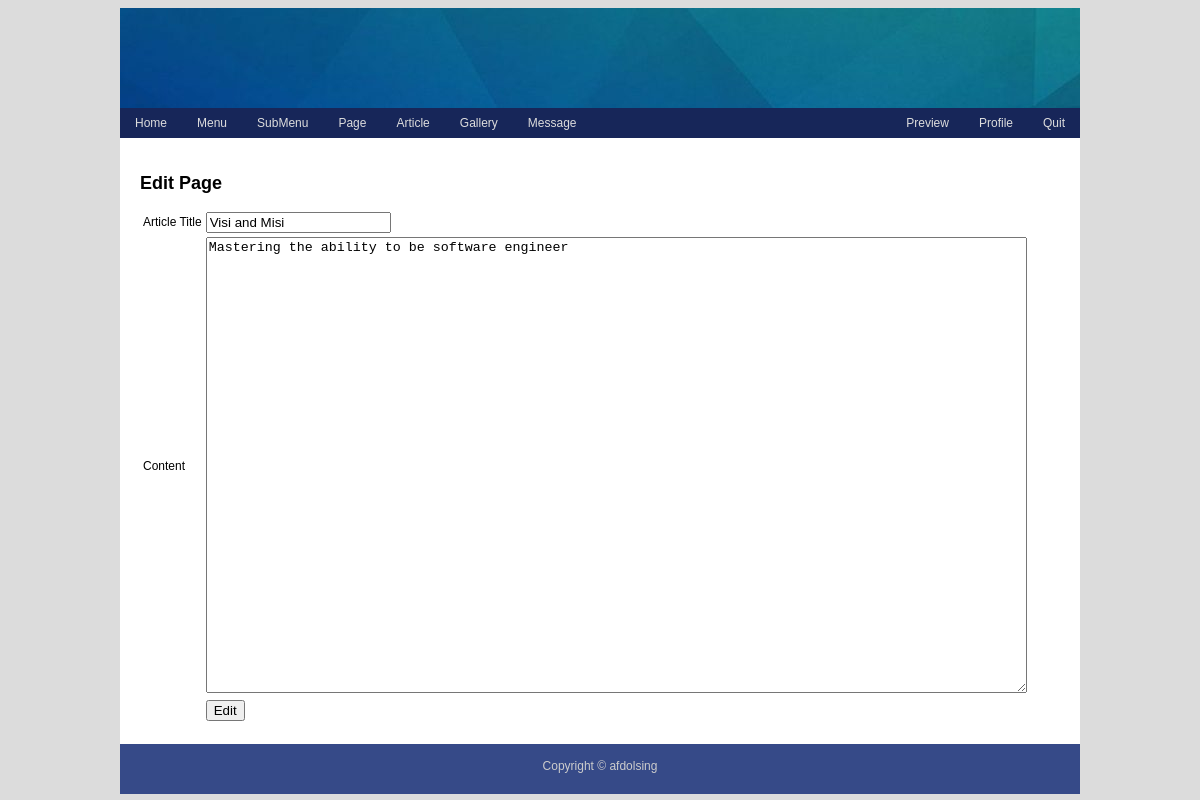
The page /admin/admin.php?preview=page_edit&id=6 (signed in) on the database its author committed.
### tables this page shows
CREATE TABLE `blog_page` (
  `page_id` int(11) NOT NULL,
  `title` varchar(255) NOT NULL,
  `content` text NOT NULL
);

### admin/page/page_edit.php (the view, shortened to what this page needs)
<?php
$id = $_GET['id'];
$result = mysqli_query($conn, "SELECT * FROM blog_page WHERE page_id='$id'");
$data = mysqli_fetch_array($result);
?>
<h2>Edit Page</h2>
<form action="" method="POST">
    <table>
        <tr>
            <td>Article Title</td>
            <td><input type="text" name="title" value="<?= $data['title']; ?>"></td>
        </tr>
        <tr>
            <td>Content</td>
            <td><textarea name="content" id="" cols="100" rows="30"><?= $data['content']; ?></textarea></td>
        </tr>
        <tr>
            <td></td>
            <td><button type="submit" name="edit">Edit</button></td>
        </tr>
    </table>
</form>

### css/admin.css (style rules this page uses)
body { background: gainsboro; font: 12px arial; }

### rows shown on the page
blog_page: title "Visi and Misi", content "Mastering the ability to be software engineer"
